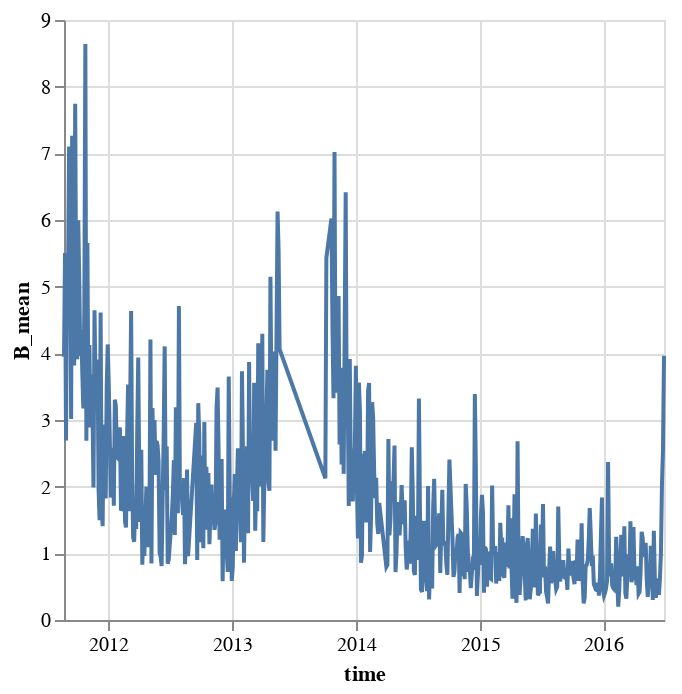

Here is the notebook cell this chart was saved with:
### Code cell
alt.Chart(b_df).mark_line().encode(
    x="time",
    y="B_mean",
)

### Figure 1 — Vega specification as saved in the notebook (floating-point values rounded to 4 significant figures; data arrays with more than 128 entries replaced by an {"elided": "..."} marker saying what was removed)
{"$schema": "https://vega.github.io/schema/vega/v5.json", "data": [{"name": "source_0", "values": {"elided": "519 records"}, "transform": [{"type": "formula", "expr": "toDate(datum['time'])", "as": "time"}]}, {"name": "source_0_y_domain_B_mean", "values": [{"min": 0.1998, "max": 8.641}]}], "marks": [{"type": "line", "name": "marks", "from": {"data": "source_0"}, "sort": {"field": "datum[\"time\"]"}, "encode": {"update": {"y": {"field": "B_mean", "scale": "y"}, "stroke": {"value": "#4c78a8"}, "defined": {"signal": "isValid(datum[\"time\"]) && isFinite(+datum[\"time\"]) && isValid(datum[\"B_mean\"]) && isFinite(+datum[\"B_mean\"])"}, "x": {"field": "time", "scale": "x"}, "description": {"signal": "\"time: \" + (timeFormat(datum[\"time\"], '%b %d, %Y')) + \"; B_mean: \" + (format(datum[\"B_mean\"], \"\"))"}}}, "style": ["line"]}], "scales": [{"name": "x", "type": "time", "domain": {"data": "source_0", "field": "time"}, "range": [0, {"signal": "width"}]}, {"name": "y", "type": "linear", "domain": [{"signal": "(data(\"source_0_y_domain_B_mean\")[0] || {}).min"}, {"signal": "(data(\"source_0_y_domain_B_mean\")[0] || {}).max"}], "range": [{"signal": "height"}, 0], "zero": true, "nice": true}], "axes": [{"scale": "x", "orient": "bottom", "domain": false, "minExtent": 0, "zindex": 0, "tickCount": {"signal": "ceil(width/40)"}, "aria": false, "maxExtent": 0, "labels": false, "gridScale": "y", "grid": true, "ticks": false}, {"scale": "y", "minExtent": 0, "aria": false, "maxExtent": 0, "labels": false, "domain": false, "orient": "left", "tickCount": {"signal": "ceil(height/40)"}, "grid": true, "gridScale": "x", "ticks": false, "zindex": 0}, {"scale": "x", "labelOverlap": true, "zindex": 0, "orient": "bottom", "grid": false, "tickCount": {"signal": "ceil(width/40)"}, "labelFlush": true, "title": "time"}, {"scale": "y", "tickCount": {"signal": "ceil(height/40)"}, "orient": "left", "grid": false, "title": "B_mean", "labelOverlap": true, "zindex": 0}], "width": 300, "padding": 5, "style": "cell", "height": 300, "background": "white"}
